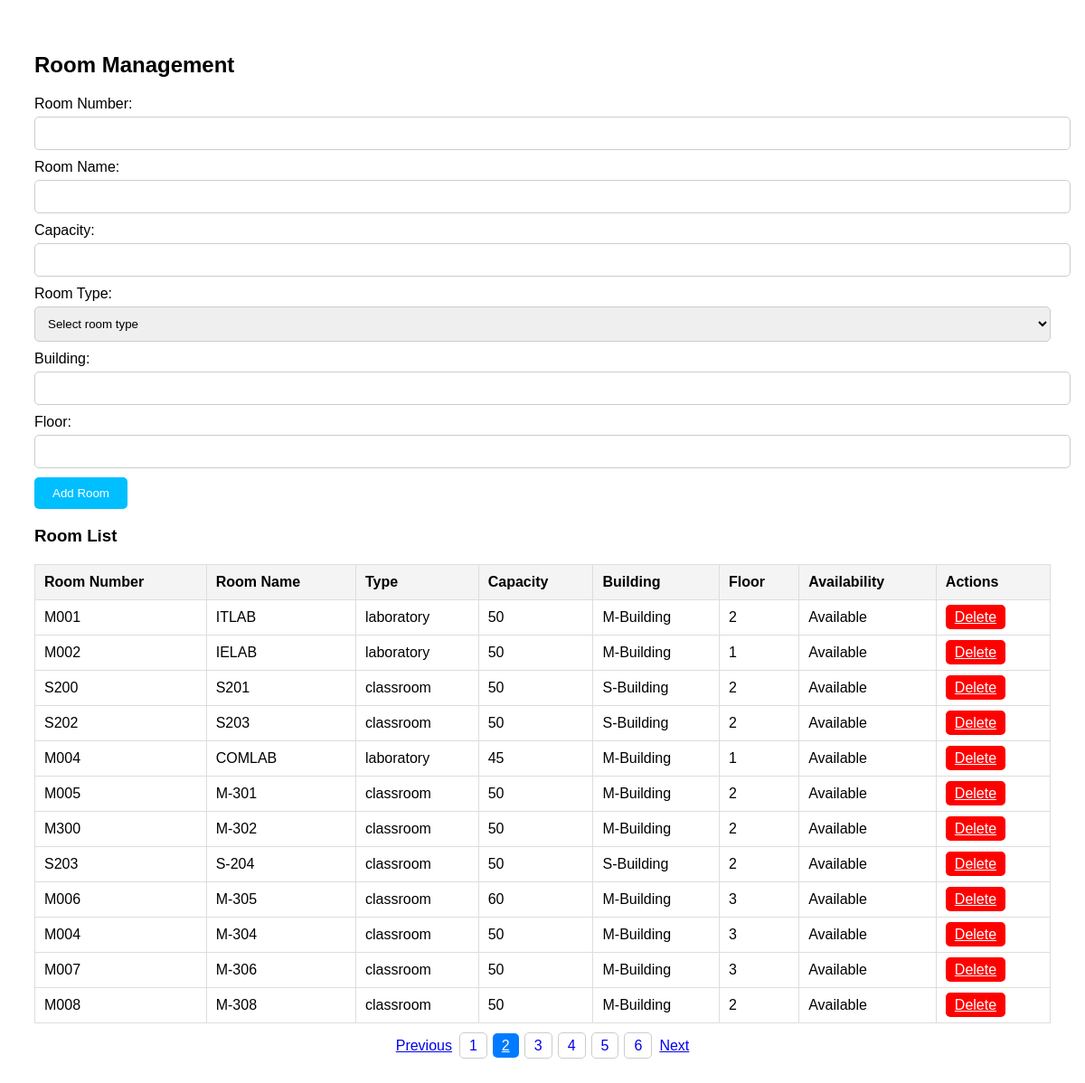
Screenshot of /room.php with the database file from the repository.
### tables this page shows
CREATE TABLE `rooms` (
  `room_id` int(11) NOT NULL,
  `room_number` varchar(50) NOT NULL,
  `room_name` varchar(100) NOT NULL,
  `capacity` int(11) NOT NULL,
  `room_type` varchar(50) NOT NULL,
  `building` varchar(100) NOT NULL,
  `floor` int(11) NOT NULL,
  `availability` varchar(20) DEFAULT 'Available'
);

### room.php (the view, shortened to what this page needs)
<?php
$servername = "localhost";
$username = "root";
$password = "";
$dbname = "meams1";
$conn = new mysqli($servername, $username, $password, $dbname);
?>
<!DOCTYPE html>
<html lang="en">
<head>
</head>
<body>
<h2>Room Management</h2>
<form method="POST" action="">
  <label>Room Number:</label>
  <input type="text" name="room_number" required>
  <label>Room Name:</label>
  <input type="text" name="room_name" required>
  <label>Capacity:</label>
  <input type="number" name="capacity" required>
  <label>Room Type:</label>
  <select name="room_type" required>
    <option value="">Select room type</option>
  </select>
  <label>Building:</label>
  <input type="text" name="building" required>
  <label>Floor:</label>
  <input type="number" name="floor" required>
  <button type="submit" name="add_room">Add Room</button>
</form>
<h3>Room List</h3>
<table>
  <tr>
    <th>Room Number</th>
    <th>Room Name</th>
    <th>Type</th>
    <th>Capacity</th>
    <th>Building</th>
    <th>Floor</th>
    <th>Availability</th>
    <th>Actions</th>
  </tr>
  <?php
  $result = $conn->query("SELECT * FROM rooms");
  while ($row = $result->fetch_assoc()) {
    echo "<tr>";
    echo "<td>" . $row['room_number'] . "</td>";
    echo "<td>" . $row['room_name'] . "</td>";
    echo "<td>" . $row['room_type'] . "</td>";
    echo "<td>" . $row['capacity'] . "</td>";
    echo "<td>" . $row['building'] . "</td>";
    echo "<td>" . $row['floor'] . "</td>";
    echo "<td>" . $row['availability'] . "</td>";
    echo "<td><a href='room.php?delete=" . $row['room_number'] . "' class='delete-btn' onclick='return confirm(\"Delete this room?\");'>Delete</a></td>";
    echo "</tr>";
}
?>
</table>
<?php
$pages = [
    "employees.php",
    "room.php",
    "subjects.php",
    "schedule.php",
    "attendance.php",
    "attendance_report.php"
];
$current_page = basename($_SERVER['PHP_SELF']);
$current_index = array_search($current_page, $pages);
?>
<nav aria-label="Page navigation example">
  <ul class="pagination" style="display: flex; justify-content: center; list-style: none; padding: 0;">
    <li class="page-item" style="margin: 0 5px; <?= $current_index <= 0 ? 'pointer-events:none; opacity:0.5;' : '' ?>">
      <a class="page-link" href="<?= $current_index > 0 ? $pages[$current_index - 1] : '#' ?>">Previous</a>
    </li>
    <?php foreach ($pages as $index => $page): ?>
      <li class="page-item <?= $page == $current_page ? 'active' : '' ?>" style="margin: 0 3px;">
        <a class="page-link" href="<?= $page ?>" style="<?= $page == $current_page ? 'background:#007bff; color:white; border-radius:5px; padding:5px 10px;' : 'padding:5px 10px; text-decoration:none; border:1px solid #ccc; border-radius:5px;' ?>">
          <?= $index + 1 ?>
        </a>
      </li>
    <?php endforeach; ?>
    <li class="page-item" style="margin: 0 5px; <?= $current_index >= count($pages) - 1 ? 'pointer-events:none; opacity:0.5;' : '' ?>">
      <a class="page-link" href="<?= $current_index < count($pages) - 1 ? $pages[$current_index + 1] : '#' ?>">Next</a>
    </li>
  </ul>
</nav>
</body>
</html>

### room.php (style rules this page uses)
body { font-family: Arial, sans-serif; padding: 30px; }
input[type=text], input[type=number], select { width: 100%; padding: 10px; margin: 5px 0 10px; border: 1px solid #ccc; border-radius: 5px; }
button { background-color: #00bfff; border: none; padding: 10px 20px; color: white; border-radius: 5px; cursor: pointer; }
table { width: 100%; border-collapse: collapse; margin-top: 20px; }
th, td { padding: 10px; border: 1px solid #ddd; text-align: left; }
th { background-color: #f4f4f4; }
.delete-btn { background-color: red; color: white; padding: 5px 10px; border: none; border-radius: 5px; cursor: pointer; }

### rows the page displays
rooms: room_number "M001", room_name "ITLAB", room_type "laboratory", capacity "50", building "M-Building", floor "2", availability "Available"
rooms: room_number "M002", room_name "IELAB", room_type "laboratory", capacity "50", building "M-Building", floor "1", availability "Available"
rooms: room_number "S200", room_name "S201", room_type "classroom", capacity "50", building "S-Building", floor "2", availability "Available"
rooms: room_number "S202", room_name "S203", room_type "classroom", capacity "50", building "S-Building", floor "2", availability "Available"
rooms: room_number "M004", room_name "COMLAB", room_type "laboratory", capacity "45", building "M-Building", floor "1", availability "Available"
rooms: room_number "M005", room_name "M-301", room_type "classroom", capacity "50", building "M-Building", floor "2", availability "Available"
rooms: room_number "M300", room_name "M-302", room_type "classroom", capacity "50", building "M-Building", floor "2", availability "Available"
rooms: room_number "S203", room_name "S-204", room_type "classroom", capacity "50", building "S-Building", floor "2", availability "Available"
rooms: room_number "M006", room_name "M-305", room_type "classroom", capacity "60", building "M-Building", floor "3", availability "Available"
rooms: room_number "M004", room_name "M-304", room_type "classroom", capacity "50", building "M-Building", floor "3", availability "Available"
rooms: room_number "M007", room_name "M-306", room_type "classroom", capacity "50", building "M-Building", floor "3", availability "Available"
rooms: room_number "M008", room_name "M-308", room_type "classroom", capacity "50", building "M-Building", floor "2", availability "Available"
